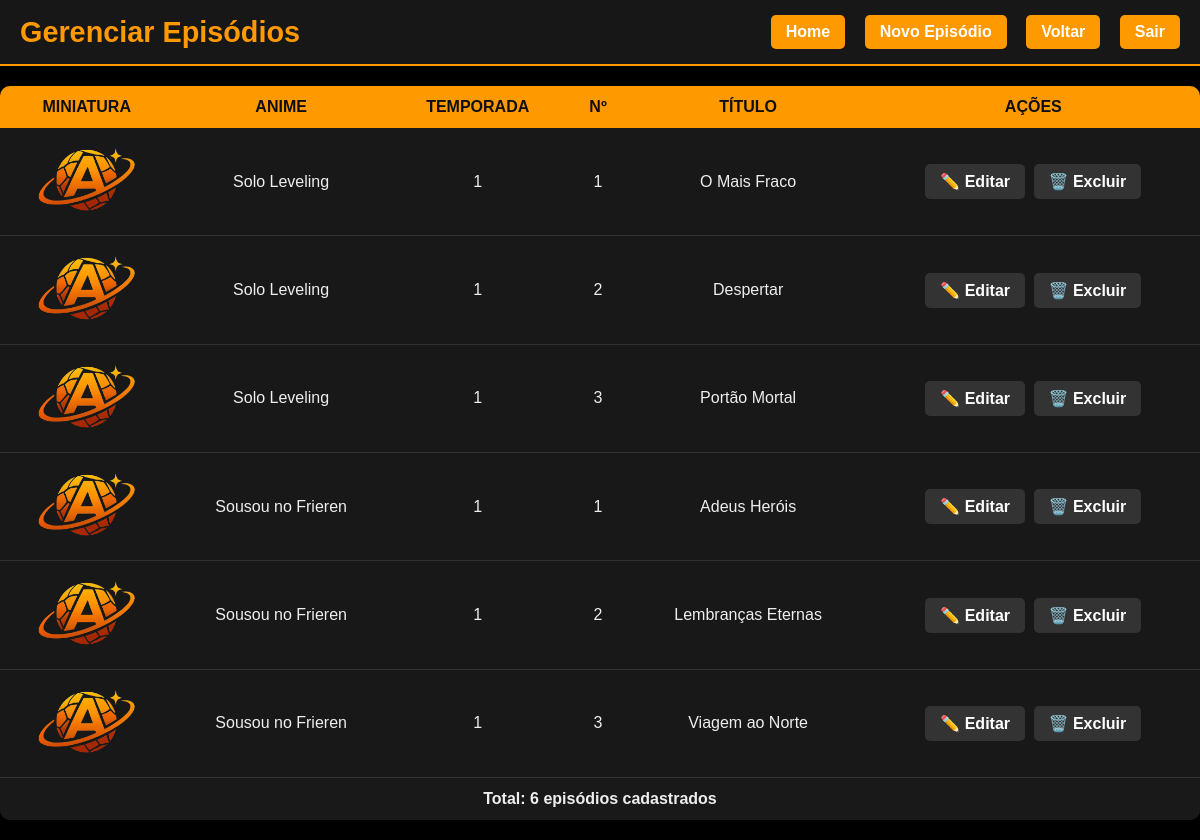
/PHP/admin/episodes/admin_episodes.php (signed in), run on the app's committed database.
### tables this page shows
CREATE TABLE `episodios` (
  `id` int(11) NOT NULL,
  `anime_id` int(11) NOT NULL,
  `temporada` int(11) NOT NULL DEFAULT 1,
  `numero` int(11) NOT NULL,
  `titulo` varchar(255) NOT NULL,
  `descricao` text DEFAULT NULL,
  `duracao` int(11) DEFAULT NULL,
  `data_lancamento` date DEFAULT NULL,
  `miniatura` varchar(255) DEFAULT NULL,
  `video_url` varchar(255) NOT NULL,
  `linguagem` varchar(20) DEFAULT NULL
);

CREATE TABLE `animes` (
  `id` int(11) NOT NULL,
  `nome` varchar(255) NOT NULL,
  `nota` decimal(3,1) DEFAULT 0.0,
  `sinopse` text DEFAULT NULL,
  `capa` varchar(255) DEFAULT NULL,
  `ano` year(4) DEFAULT NULL,
  `linguagem` varchar(20) DEFAULT NULL,
  `created_at` timestamp NOT NULL DEFAULT current_timestamp(),
  `updated_at` timestamp NOT NULL DEFAULT current_timestamp() ON UPDATE current_timestamp()
);

### PHP/admin/episodes/admin_episodes.php (the view, shortened to what this page needs)
<?php
require __DIR__ . '/../../shared/conexao.php';
$sql = "
    SELECT e.*, a.nome AS anime_nome
    FROM episodios e
    INNER JOIN animes a ON e.anime_id = a.id
    ORDER BY a.nome, e.temporada, e.numero
";
$episodios = $pdo->query($sql)->fetchAll(PDO::FETCH_ASSOC);
?>
<!DOCTYPE html>
<html lang="pt-BR">
<head>
  <link rel="stylesheet" href="../../../CSS/style.css?v=2" />
</head>
<body class="admin">
  <div class="admin-links">
    <h1>Gerenciar Episódios</h1>
    <nav>
      <a href="../../../PHP/user/index.php" class="admin-btn">Home</a>
      <a href="../../../PHP/admin/episodes/episodes_form.php" class="admin-btn">Novo Episódio</a>
      <a href="../../../PHP/admin/index.php" class="admin-btn">Voltar</a>
      <a href="../../../PHP/shared/logout.php" class="admin-btn">Sair</a>
    </nav>
  </div>
  <main>
    <table class="admin-anime-table">
      <thead>
        <tr>
          <th>Miniatura</th>
          <th>Anime</th>
          <th>Temporada</th>
          <th>Nº</th>
          <th>Título</th>
          <th>Ações</th>
        </tr>
      </thead>
      <tbody>
        <?php foreach ($episodios as $e): ?>
          <tr>
            <td>
              <?php if (!empty($e['miniatura'])): ?>
                <img src="../../../img/<?= htmlspecialchars($e['miniatura']) ?>" alt="<?= htmlspecialchars($e['titulo']) ?>" width="100">
              <?php else: ?>
                —
              <?php endif; ?>
            </td>
            <td><?= htmlspecialchars($e['anime_nome']) ?></td>
            <td><?= htmlspecialchars($e['temporada']) ?></td>
            <td><?= htmlspecialchars($e['numero']) ?></td>
            <td><?= htmlspecialchars($e['titulo']) ?></td>
            <td>
              <a href="../../../PHP/admin/episodes/episodes_form.php?id=<?= $e['id'] ?>" class="admin-btn">✏️ Editar</a>
              <a href="../../../PHP/admin/episodes/episodes_delete.php?id=<?= $e['id'] ?>" class="admin-btn" onclick="return confirm('Excluir este episódio?')">🗑️ Excluir</a>
            </td>
          </tr>
        <?php endforeach; ?>
      </tbody>
      <tfoot>
        <tr>
          <td colspan="7">Total: <?= count($episodios) ?> episódios cadastrados</td>
        </tr>
      </tfoot>
    </table>
  </main>
</body>
</html>

### CSS/style.css (style rules this page uses)
* { margin: 0; padding: 0; box-sizing: border-box; }
html, body { background-color: rgb(0, 0, 0); font-family: Arial, sans-serif; background-image: url('../img/earth-1756274.jpg'); background-size: cover; background-repeat: no-repeat; background-position: center; min-height: 100vh; color: #eee; overflow-x: hidden; }
.admin .admin-links { background-color: rgba(26, 26, 26, 0.9); padding: 15px 20px; display: flex; justify-content: space-between; align-items: center; flex-wrap: wrap; border-bottom: 2px solid #ff9900; }
.admin .admin-links h1 { font-size: 1.8rem; color: #ff9900; }
.admin .admin-links nav a { color: #fff; text-decoration: none; margin-left: 15px; font-weight: bold; transition: 0.3s; }
.admin .admin-anime-table { width: 100%; border-collapse: collapse; margin: 20px auto; background-color: rgba(26, 26, 26, 0.95); border-radius: 10px; overflow: hidden; box-shadow: 0 4px 10px rgba(0, 0, 0, 0.5); }
.admin .admin-anime-table th, .admin .admin-anime-table td { padding: 12px 15px; text-align: center; }
.admin .admin-anime-table thead { background-color: #ff9900; color: #0f0f0f; font-weight: bold; text-transform: uppercase; }
.admin .admin-anime-table tbody tr { border-bottom: 1px solid #333; transition: 0.3s; }
.admin .admin-anime-table tfoot { background-color: rgba(26, 26, 26, 0.9); font-weight: bold; }
.admin .admin-anime-table img { border-radius: 5px; }
.admin .admin-btn, .admin .admin-anime-table a { display: inline-block; padding: 8px 15px; border-radius: 5px; text-decoration: none; color: #fff; font-weight: bold; transition: 0.3s; cursor: pointer; }
.admin .admin-btn { background-color: #ff9900; border: none; }
.admin .admin-anime-table a { background-color: #333; margin: 2px; }

### data on the page
episodios: miniatura (picture), anime.nome "Solo Leveling", temporada "1", numero "1", titulo "O Mais Fraco"
episodios: miniatura (picture), anime.nome "Solo Leveling", temporada "1", numero "2", titulo "Despertar"
episodios: miniatura (picture), anime.nome "Solo Leveling", temporada "1", numero "3", titulo "Portão Mortal"
episodios: miniatura (picture), anime.nome "Sousou no Frieren", temporada "1", numero "1", titulo "Adeus Heróis"
episodios: miniatura (picture), anime.nome "Sousou no Frieren", temporada "1", numero "2", titulo "Lembranças Eternas"
episodios: miniatura (picture), anime.nome "Sousou no Frieren", temporada "1", numero "3", titulo "Viagem ao Norte"

### other printed values
count($episodios) "6"
